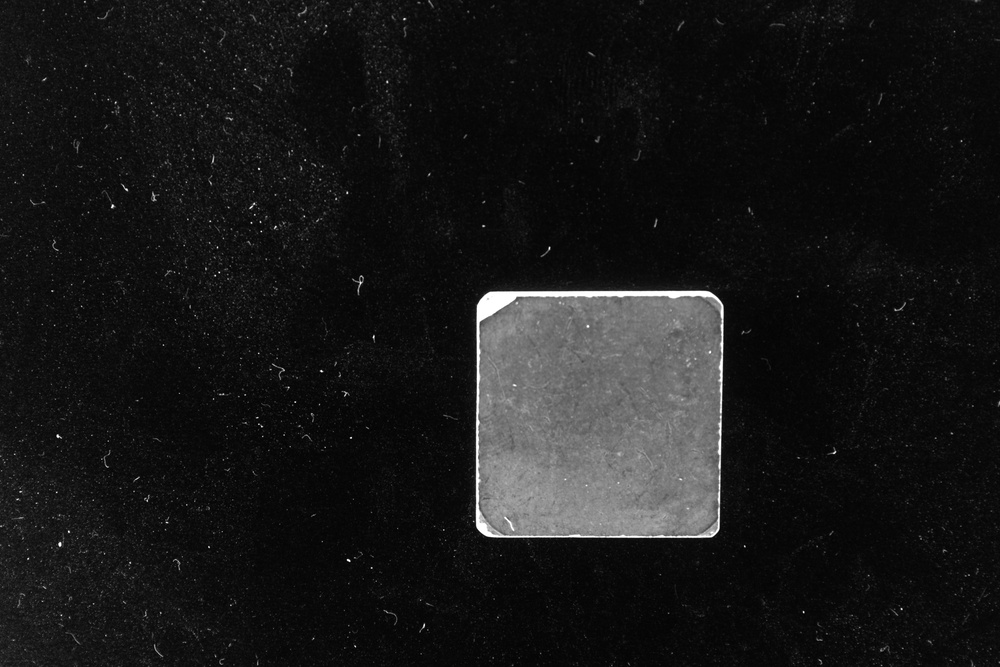
#> input picture image/low/175446.jpg, 1000 x 667 px, shrunk from 3072 x 2048 before the run, found by its file name
$ python main.py
#> lines starting #> are read from the running program, lines starting #| are printed output that depends on the picture; after the words box and inside, x2 and y2 are one past the last pixel; in counts of white or black regions, pixels touching at a corner belong together
"""
design by lx497
2022.12.25
"""
import math
import os

import cv2
import numpy as np
from matplotlib import pyplot as plt

name = ""
end_image_root = "result\\"

# [63 lines left out: function add_xy, not called in this run]


def line_detect(image):
    img = cv2.cvtColor(image, cv2.COLOR_BGR2GRAY)
    line_vertical = []
    line_horizontal = []

    ret2, th2 = cv2.threshold(img, 0, 255, cv2.THRESH_BINARY + cv2.THRESH_OTSU)

    kernel = np.ones((10, 10), np.uint8)
    # 3图像的开闭运算
    cv0pen = cv2.morphologyEx(th2, cv2.MORPH_OPEN, kernel)  # 开运算

    edges = cv2.Canny(cv0pen, 50, 150, apertureSize=3)

    # 显示图片
    cv2.imwrite(end_image_root+"edges\\"+name, edges)
    # 检测白线  这里是设置检测直线的条件，可以去读一读HoughLinesP()函数，然后根据自己的要求设置检测条件
    lines = cv2.HoughLinesP(edges, 1, np.pi / 180, 40, minLineLength=10, maxLineGap=10)
    i = 1
    # 对通过霍夫变换得到的数据进行遍历
    for line in lines:
        # newlines1 = lines[:, 0, :]
        # print("line[" + str(i - 1) + "]=", line)
        x1, y1, x2, y2 = line[0]  # 两点确定一条直线，这里就是通过遍历得到的两个点的数据 （x1,y1）(x2,y2)
        cv2.line(image, (x1, y1), (x2, y2), (0, 0, 255), 2)  # 在原图上画线
        # 转换为浮点数，计算斜率
        x1 = float(x1)
        x2 = float(x2)
        y1 = float(y1)
        y2 = float(y2)
        # print("x1=%s,x2=%s,y1=%s,y2=%s" % (x1, x2, y1, y2))
        if x2 - x1 == 0:
            # print("直线是竖直的")

            line_vertical.append(line[0])

        elif y2 - y1 == 0:
            # print("直线是水平的")

            line_horizontal.append(line[0])

        else:
            # 计算斜率
            k = -(y2 - y1) / (x2 - x1)
            # 求反正切，再将得到的弧度转换为度
            result = np.arctan(k) * 57.29577
            if -45 < result < 45:
                line_horizontal.append(line[0])
            else:
                line_vertical.append(line[0])
            # print("直线倾斜角度为：" + str(result) + "度")
        i = i + 1
    #   显示最后的成果图
    cv2.imwrite(end_image_root+"line_detect\\"+name, image)
    return line_horizontal, line_vertical


def cal_point(point_list):
    """

    :param point_list:
    :return:
    """
    xy = []
    for point in point_list:
        xy.append([point[0], point[1]])
        xy.append([point[2], point[3]])
    return xy


def cal_xy_point(xy_points):
    """

    :param xy_points:
    :return:
    """
    point_x = []
    point_y = []
    for point in xy_points:
        point_x.append(point[0])
        point_y.append(point[1])
    return point_x, point_y


# [72 lines left out: functions linefit, linear_regression, cal_a_and_b, del_point, not called in this run]


def cal_k_ave(lines):
    """
    求斜率平均值
    :param lines:
    :return:
    """
    new_lines = []
    total_length = 0  # 全部总长
    bia_total_len = 0  # 斜线总长
    bia_lines = []  # 放斜线坐标
    bia_line = []
    temp_lines = []
    end_k = 0.0
    end_b = 0.0
    angle = 0.0
    p = 0.0
    b = 0.0
    p_v = 0.0
    p_bia = 0.0
    for line in lines:
        x1, y1, x2, y2 = line
        r = int(pow(pow(x1 - x2, 2) + pow(y1 - y2, 2), 0.5))
        new_line = list(line)
        total_length = total_length + r
        new_line.append(r)
        new_lines.append(new_line)

    for new_line in new_lines:
        x1, y1, x2, y2, r = new_line
        p = r / total_length
        if x1 - x2 != 0:
            p_bia = p_bia + p  # 概率加
            bia_total_len = bia_total_len + r
            k = (y2 - y1) / (x2 - x1)
            b = y1 - k * x1
            bia_line = [*new_line, k, b]

            bia_lines.append(bia_line)
        else:
            p_v = p_v + p  # 概率加
    if p_v > 0.5:
        return []
    else:
        rr = 0
        for bia_line in bia_lines:
            x1, y1, x2, y2, r, k, b = bia_line
            p = r / bia_total_len
            end_k = end_k + k * p
            end_b = end_b + b * p
            rr = rr + p
            if abs(np.arctan(k) * 57.29577 - np.arctan(end_k) * 57.29577) > 20:
                bia_lines.remove(bia_line)
                for temp in bia_lines:
                    temp_lines.append(temp[0:4])

                end_k, end_b = cal_k_ave(temp_lines)
        return [end_k, end_b]


def calc_abc_from_line_2d(x0, y0, x1, y1):
    a = y0 - y1
    b = x1 - x0
    c = x0 * y1 - x1 * y0
    return a, b, c


def get_line_cross_point(line1, line2):
    """
    计算交点
    :param line1:
    :param line2:
    :return:
    """
    a0, b0, c0 = calc_abc_from_line_2d(*line1)
    a1, b1, c1 = calc_abc_from_line_2d(*line2)
    D = a0 * b1 - a1 * b0
    if D == 0:
        return None
    x = (b0 * c1 - b1 * c0) / D
    y = (a1 * c0 - a0 * c1) / D
    return x, y


def cal_k_ave_h(lines):
    """
    求斜率平均值
    :param lines:
    :return:
    """
    new_lines = []
    total_length = 0  # 全部总长
    end_k = 0.0
    end_b = 0.0
    end_lines = []
    temp_lines = []

    for line in lines:
        x1, y1, x2, y2 = line
        r = int(pow(pow(x1 - x2, 2) + pow(y1 - y2, 2), 0.5))
        new_line = list(line)
        total_length = total_length + r
        new_line.append(r)
        new_lines.append(new_line)
    for new_line in new_lines:
        x1, y1, x2, y2, r = new_line
        p = r / total_length

        k = (y2 - y1) / (x2 - x1)
        b = y1 - k * x1
        temp_line = [*new_line, k, b]
        end_lines.append(temp_line)

        end_k = end_k + k * p
        end_b = end_b + b * p
    for end_line in end_lines:
        x1, y1, x2, y2, r, k, b = end_line
        if abs(np.arctan(k) * 57.29577 - np.arctan(end_k) * 57.29577) > 10:
            end_lines.remove(end_line)
            for temp in end_lines:
                temp_lines.append(temp[0:4])

            end_k, end_b = cal_k_ave_h(temp_lines)

    return [end_k, end_b]


def main(path, file_name):
    # 画点参数
    point_size = 1
    point_color = (0, 0, 255)  # BGR
    thickness = 2

    temp_x = []
    temp_y = []
    line_l = []  # 左
    line_r = []  # 右
    line_t = []  # top
    line_d = []  # down
    # 读入图片
    src = cv2.imread(path)
    image_temp = src.copy()
    h, w, _ = image_temp.shape

    # 显示原始图片
    cv2.imwrite(end_image_root+"input image\\" + file_name, src)

    # 图像二值化
    image_bin_temp = src.copy()
    img = cv2.cvtColor(image_bin_temp, cv2.COLOR_BGR2GRAY)

    ret2, image_bin = cv2.threshold(img, 0, 255, cv2.THRESH_BINARY + cv2.THRESH_OTSU)
    # 调用函数
    horizontal, vertical = line_detect(src)

    # 遍历horizontal求y的均值进行判断是上端还是下端
    for temp in horizontal:
        temp_x.append(temp[1])
        temp_x.append(temp[3])
    average_h = np.mean(temp_x)
    for temp in horizontal:
        if temp[1] > average_h and temp[3] > average_h:
            line_d.append(temp)
        else:
            line_t.append(temp)

    for temp in vertical:
        temp_y.append(temp[0])
        temp_y.append(temp[2])
    average_v = np.mean(temp_y)
    for temp in vertical:
        if temp[0] > average_v and temp[2] > average_v:
            line_r.append(temp)
        else:
            line_l.append(temp)

    # 转化为xy型式，便于拟合
    point_t = cal_point(line_t)
    point_d = cal_point(line_d)
    point_l = cal_point(line_l)
    point_r = cal_point(line_r)

    # 转化形式，用于拟合
    point_t_x, point_t_y = cal_xy_point(point_t)
    point_d_x, point_d_y = cal_xy_point(point_d)
    point_l_x, point_l_y = cal_xy_point(point_l)
    point_r_x, point_r_y = cal_xy_point(point_r)
    #
    total_point = []
    re_l = cal_k_ave(line_l)
    if len(re_l):
        al, bl = re_l
        point_l1 = (int(-bl / al) - 2, 0)  # 用来画直线
        point_l2 = (int((h - bl) / al) - 2, h)
        cv2.line(image_temp, point_l1, point_l2, (0, 255, 0), thickness=2)
    else:

        point_l1 = (point_l_x[0] - 2, 0)  # 用来画直线
        point_l2 = (point_l_x[0] - 2, h)

        cv2.line(image_temp, point_l1, point_l2, (0, 255, 0), thickness=2)

    re_r = cal_k_ave(line_r)

    if len(re_r):
        ar, br = re_r
        point_r1 = (int(-br / ar), 0)  # 用来画直线
        point_r2 = (int((h - br) / ar), h)
        cv2.line(image_temp, point_r1, point_r2, (0, 255, 0), thickness=2)


    else:
        point_r1 = (point_r_x[0] + 2, 0)  # 用来画直线
        point_r2 = (point_r_x[0] + 2, h)
        cv2.line(image_temp, point_r1, point_r2, (0, 255, 0), thickness=2)

    re_t = cal_k_ave_h(line_t)
    if len(re_t):
        tr_point = []
        tl_point = []
        at, bt = re_t
        point_t1 = (0, int(bt) - 2)  # 用来画直线
        point_t2 = (w, int(w * at + bt) - 2)
        cv2.line(image_temp, point_t1, point_t2, (0, 255, 0), thickness=2)
        # 垂直时计算交点
        if point_r1[0] - point_r2[0] == 0:
            temp_xx = point_r1[0]
            temp_yy = int(round(point_r1[0] * at + bt, 0))
            tr_point.append(temp_xx)
            tr_point.append(temp_yy)
        else:
            # 算出交点
            tr_point = get_line_cross_point([*list(point_t1), *list(point_t2)], [*list(point_r1), *list(point_r2)])
        # 取整四舍五入
        point = (int(round(tr_point[0], 0)), int(round(tr_point[1], 0)))  # 点的坐标。画点实际上就是画半径很小的实心圆。
        cv2.circle(image_temp, point, point_size, point_color, thickness)
        total_point.append(list(point))

        # 垂直时计算交点
        if point_l1[0] - point_l2[0] == 0:
            temp_xx = point_l1[0]
            temp_yy = int(round(point_l1[0] * at + bt, 0))
            tl_point.append(temp_xx)
            tl_point.append(temp_yy)
        else:
            tl_point = get_line_cross_point([*list(point_t1), *list(point_t2)], [*list(point_l1), *list(point_l2)])
        point = (int(round(tl_point[0], 0)), int(round(tl_point[1], 0)))  # 点的坐标。画点实际上就是画半径很小的实心圆。
        cv2.circle(image_temp, point, point_size, point_color, thickness)
        total_point.append(list(point))


    else:
        print("t error")

    re_d = cal_k_ave_h(line_d)
    if len(re_d):
        dr_point = []
        dl_point = []
        ad, bd = re_d
        point_d1 = (0, int(bd) + 2)  # 用来画直线
        point_d2 = (w, int(w * ad + bd) + 2)
        cv2.line(image_temp, point_d1, point_d2, (0, 255, 0), thickness=2)

        # 垂直时计算交点
        if point_r1[0] - point_r2[0] == 0:
            temp_xx = point_r1[0]
            temp_yy = int(round(point_r1[0] * ad + bd, 0))
            dr_point.append(temp_xx)
            dr_point.append(temp_yy)
        else:
            # 算出交点
            dr_point = get_line_cross_point([*list(point_d1), *list(point_d2)], [*list(point_r1), *list(point_r2)])
        # 取整四舍五入
        point = (int(round(dr_point[0], 0)), int(round(dr_point[1], 0)))  # 点的坐标。画点实际上就是画半径很小的实心圆。
        cv2.circle(image_temp, point, point_size, point_color, thickness)
        total_point.append(list(point))

        # 垂直时计算交点
        if point_l1[0] - point_l2[0] == 0:
            temp_xx = point_l1[0]
            temp_yy = int(round(point_l1[0] * ad + bd, 0))
            dl_point.append(temp_xx)
            dl_point.append(temp_yy)
        else:
            dl_point = get_line_cross_point([*list(point_d1), *list(point_d2)], [*list(point_l1), *list(point_l2)])
        point = (int(round(dl_point[0], 0)), int(round(dl_point[1], 0)))  # 点的坐标。画点实际上就是画半径很小的实心圆。
        cv2.circle(image_temp, point, point_size, point_color, thickness)
        total_point.append(list(point))

    else:
        print("d error")

    # print(total_point)
    pointSrc = np.float32(total_point)  # 原始图像中 4点坐标
    pointDst = np.float32([[[0, 0], [500, 0], [0, 500], [500, 500]]])  # 变换图像中 4点坐标
    MP = cv2.getPerspectiveTransform(pointSrc, pointDst)  # 计算投影变换矩阵 M
    imgP = cv2.warpPerspective(image_bin, MP, (500, 500))  # 用变换矩阵 M 进行投影变换

    # [5 lines of commented-out code are left out]

    cv2.imwrite(end_image_root+"e\\" + file_name, imgP)
    cv2.imwrite(end_image_root+"c\\"+file_name, image_temp)
    return imgP, pointSrc, pointDst


if __name__ == '__main__':
    rootDir = "D:\\SYS_File\\Desktop\\Python\\image\\low\\"
    filename = '175446.jpg'
    template = img = np.zeros((500, 500), dtype=np.uint8)
    main_image = cv2.imread(rootDir + filename)
#> main_image is the input picture: shape (667, 1000, 3); min 0, max 255, mean 24.1
    h, w, _ = main_image.shape
    # 获取模板
    t = len(2 * os.listdir(rootDir))
    from tqdm import tqdm

    bar = tqdm(total=t)
    for filename in os.listdir(rootDir):
        name = filename
        pathname = os.path.join(rootDir, filename)
        img, pointSrc, pointDst = main(pathname, filename)
#> in main, `ret2, image_bin = cv2.threshold(img, 0, 255, cv2.THRESH_BINARY + cv2.T..`:
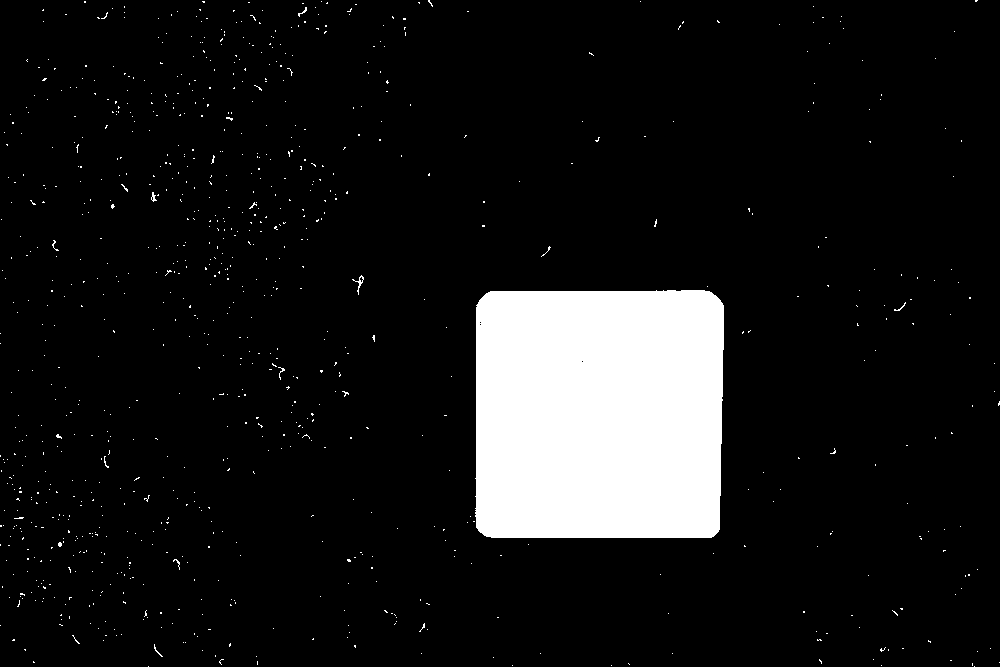
#> image_bin: shape (667, 1000); 9.4% white; 904 white regions (895 under 20 px), largest, box (x1, y1, x2, y2) and area: (475, 290, 724, 538) 60571, (352, 275, 364, 295) 52, (151, 192, 157, 202) 29
#> in main, `ret2, image_bin = cv2.threshold(img, 0, 255, cv2.THRESH_BINARY + cv2.T..`: ret2 = 70
#> in line_detect, `cv0pen = cv2.morphologyEx(th2, cv2.MORPH_OPEN, kernel)`:
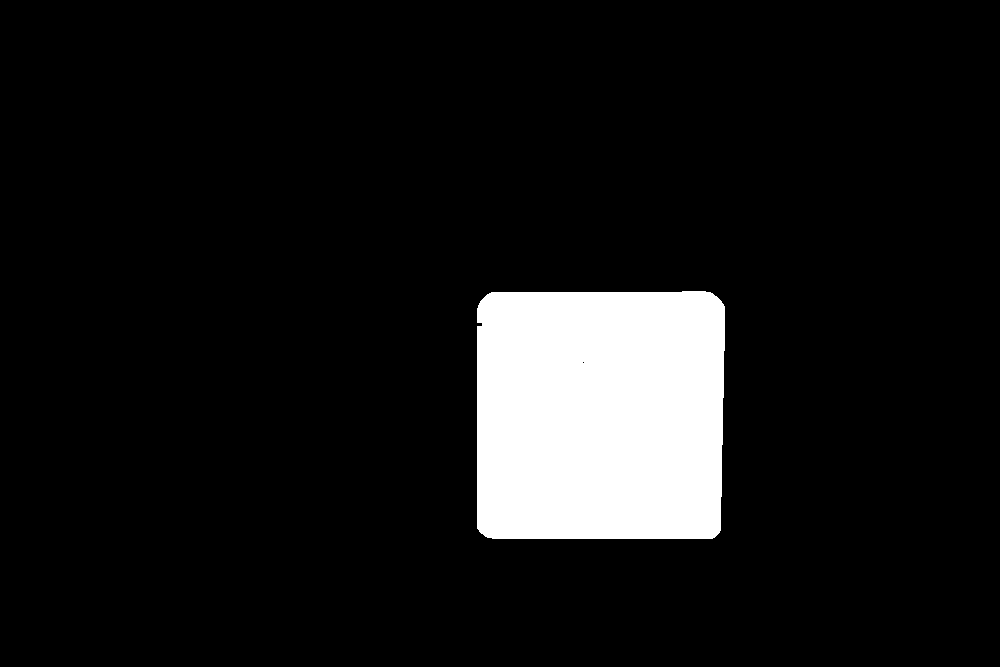
#> cv0pen: shape (667, 1000); 9.1% white; 1 white region, box (x1, y1, x2, y2) and area: (477, 291, 725, 539) 60536
#> in line_detect, `edges = cv2.Canny(cv0pen, 50, 150, apertureSize=3)`:
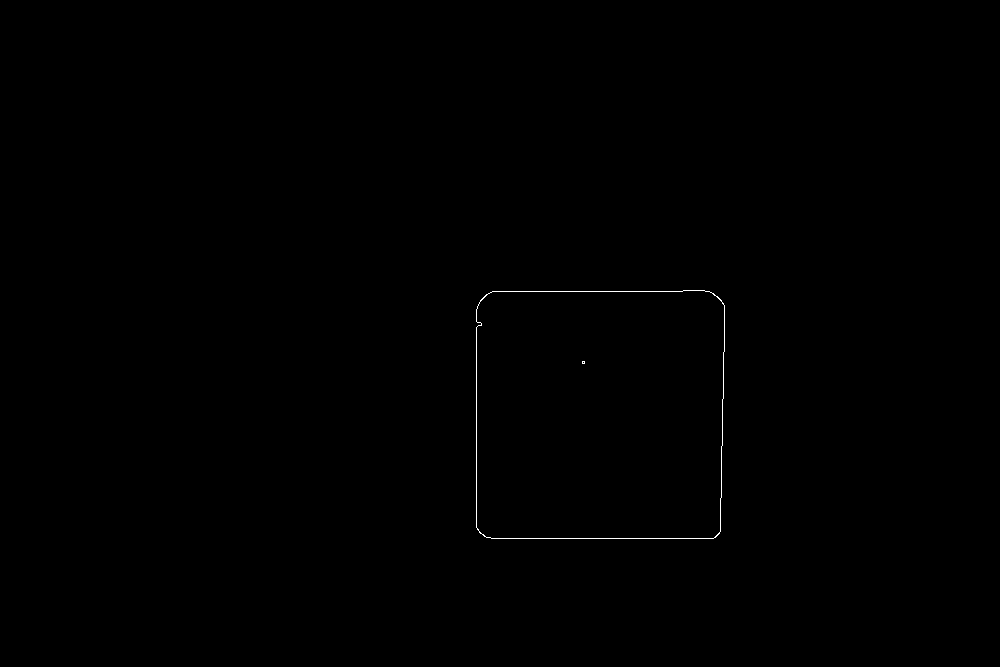
#> edges: shape (667, 1000); 0.15% white in thin lines or dots, all inside (x1, y1, x2, y2) = (476, 290, 725, 539)
#> in line_detect, `lines = cv2.HoughLinesP(edges, 1, np.pi / 180, 40, minLineLength=10, m..`: lines = [[476, 527, 476, 309], [491, 538, 713, 538], [492, 291, 682, 291], [722, 445, 724, 305], [721, 497, 721, 446]]
#> the loop in line_detect, `for line in lines: # newlines1 = lines[:, 0, :] # print("line[" + str(..` made 5 passes
#> (x1, y1, x2, y2, k, result) on pass 4: (722, 445, 724, 305, 70, 89.18)
#> (the rest of the program and of its run is left out)
